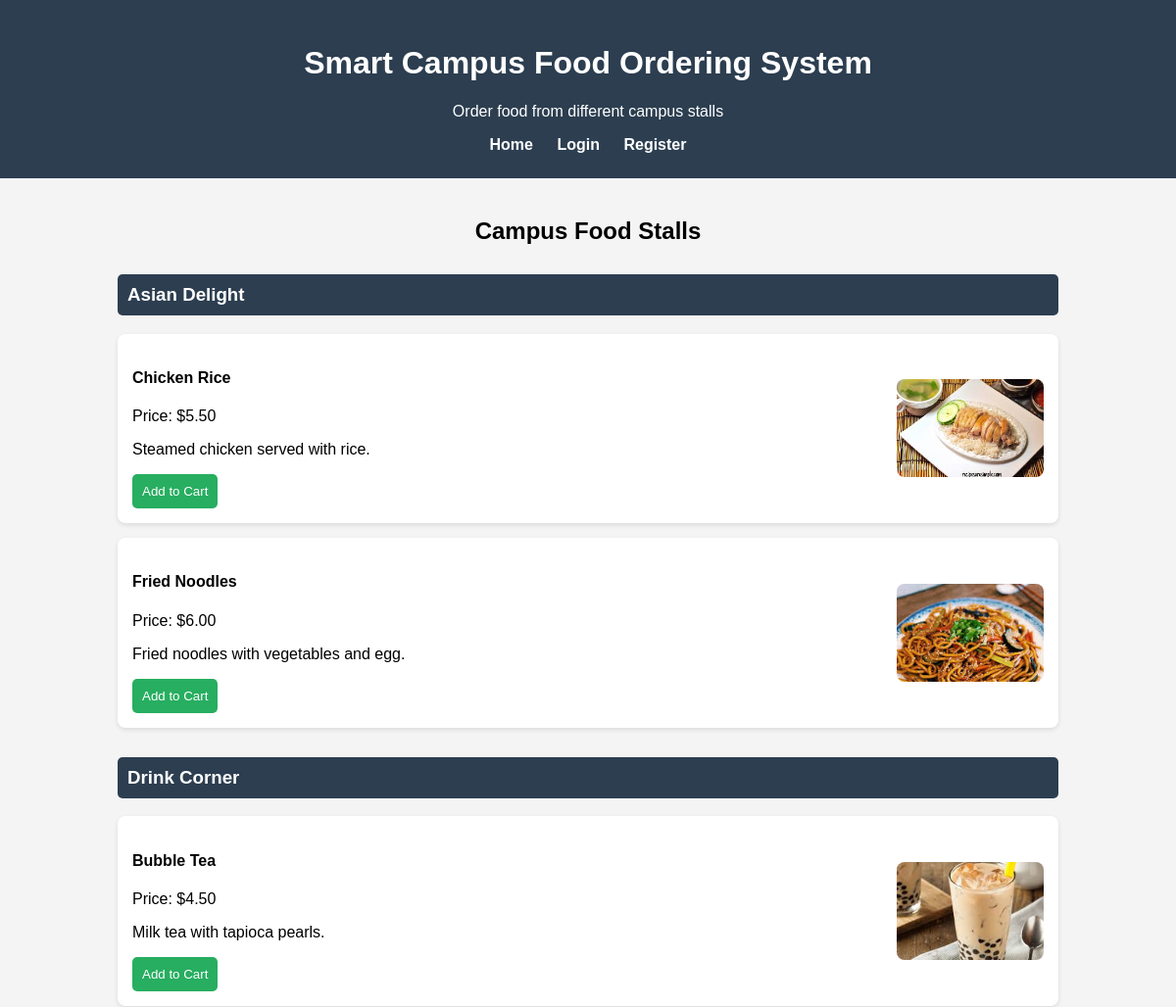
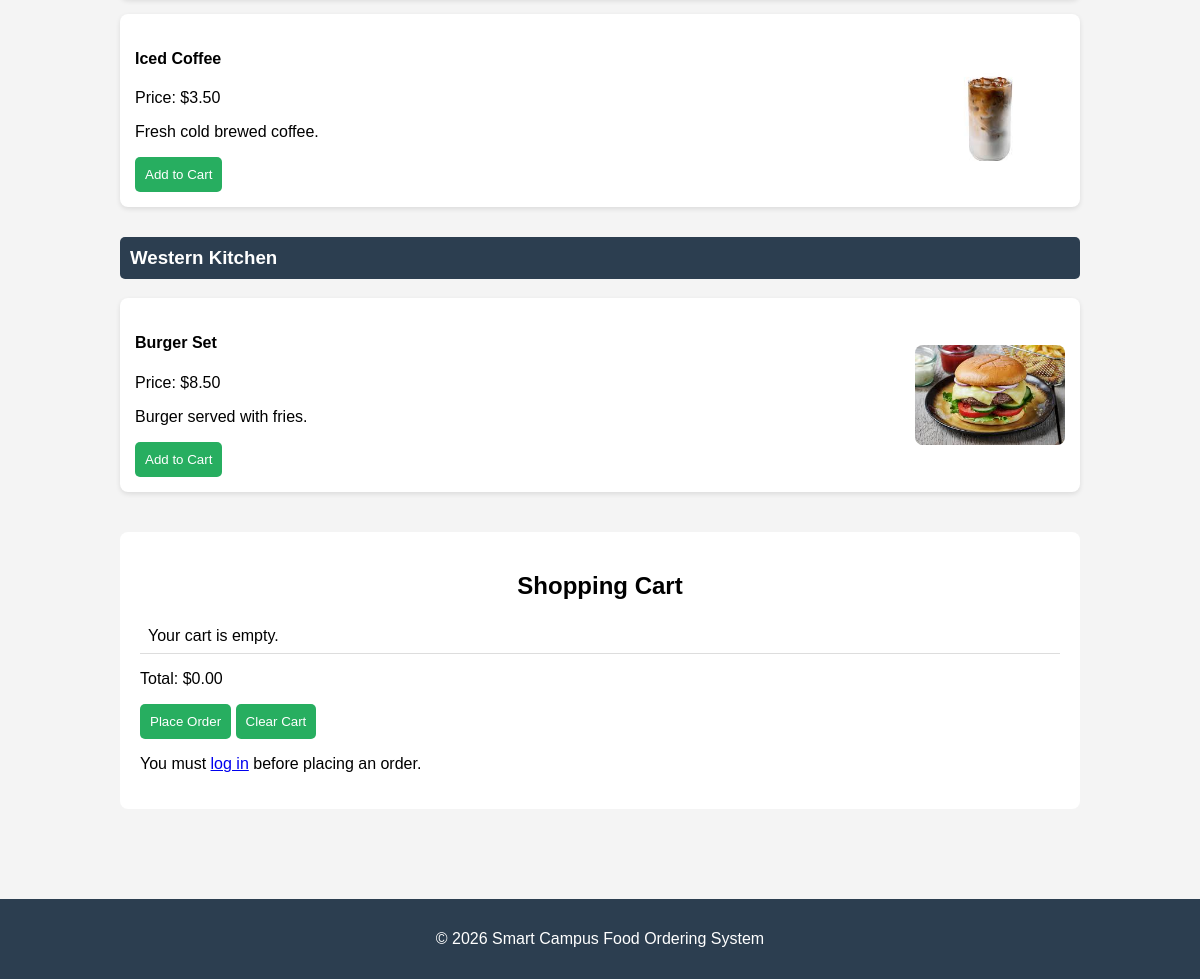
The page / on the database its author committed (2 pictures, top to bottom).
### tables this page shows
CREATE TABLE IF NOT EXISTS menu_items (
    item_id INT AUTO_INCREMENT PRIMARY KEY,
    store_id INT NOT NULL,
    item_name VARCHAR(100) NOT NULL,
    description TEXT,
    price DECIMAL(6,2) NOT NULL,
    image VARCHAR(255),
    available BOOLEAN DEFAULT TRUE,
    FOREIGN KEY (store_id) REFERENCES stores(store_id)
);

CREATE TABLE IF NOT EXISTS stores (
    store_id INT AUTO_INCREMENT PRIMARY KEY,
    store_name VARCHAR(100) NOT NULL,
    location VARCHAR(100),
    description TEXT
);

### index.php (the view, shortened to what this page needs)
<?php
require_once __DIR__ . "/db.php";
$sql = "
    SELECT
        stores.store_id,
        stores.store_name,
        menu_items.item_id,
        menu_items.item_name,
        menu_items.description,
        menu_items.price,
        menu_items.image
    FROM menu_items
    INNER JOIN stores
        ON menu_items.store_id = stores.store_id
    WHERE menu_items.available = TRUE
    ORDER BY stores.store_id, menu_items.item_id
";
$result = $conn->query($sql);
$current_store = "";
?>
<!DOCTYPE html>
<html lang="en">
<head>
    <link rel="stylesheet" href="style.css">
</head>
<body>
<header>
    <h1>Smart Campus Food Ordering System</h1>
    <p>Order food from different campus stalls</p>
    <nav>
        <a href="index.php">Home</a>
        <?php if (isset($_SESSION["user_id"])): ?>
            <span>
                Welcome,
                <?php
                echo htmlspecialchars(
                    $_SESSION["full_name"] ?? "User",
                    ENT_QUOTES,
                    "UTF-8"
                );
                ?>
            </span>
        <?php else: ?>
            <a href="login.html">Login</a>
            <a href="register.html">Register</a>
        <?php endif; ?>
    </nav>
</header>
<main>
    <section class="menu">
        <h2>Campus Food Stalls</h2>
        <?php if ($result->num_rows > 0): ?>
            <?php while ($row = $result->fetch_assoc()): ?>
                <?php
                if ($current_store !== $row["store_name"]) {
                    $current_store = $row["store_name"];
                ?>
                    <h3 class="stall-title">
                        <?php
                        echo htmlspecialchars(
                            $current_store,
                            ENT_QUOTES,
                            "UTF-8"
                        );
                        ?>
                    </h3>
                <?php
                }
                $item_id = (int) $row["item_id"];
                $price = (float) $row["price"];
                $item_name = htmlspecialchars(
                    $row["item_name"],
                    ENT_QUOTES,
                    "UTF-8"
                );
                $description = htmlspecialchars(
                    $row["description"] ?? "",
                    ENT_QUOTES,
                    "UTF-8"
                );
                $image = htmlspecialchars(
                    basename($row["image"] ?? ""),
                    ENT_QUOTES,
                    "UTF-8"
                );
                $js_item_name = json_encode(
                    $row["item_name"],
                    JSON_HEX_TAG |
                    JSON_HEX_AMP |
                    JSON_HEX_APOS |
                    JSON_HEX_QUOT
                );
                ?>
                <div class="food-item">
                    <div class="food-text">
                        <h4>
                            <?php echo $item_name; ?>
                        </h4>
                        <p>
                            Price:
                            $<?php echo number_format($price, 2); ?>
                        </p>
                        <p>
                            <?php echo $description; ?>
                        </p>
                        <button
                            type="button"
                            onclick='addToCart(
                                <?php echo $item_id; ?>,
                                <?php echo $js_item_name; ?>,
                                <?php echo $price; ?>
                            )'
                        >
                            Add to Cart
                        </button>
                    </div>
                    <?php if ($image !== ""): ?>
                        <img
                            src="images/<?php echo $image; ?>"
                            alt="<?php echo $item_name; ?>"
                        >
                    <?php endif; ?>
                </div>
            <?php endwhile; ?>
        <?php else: ?>
            <p>No menu items are currently available.</p>
        <?php endif; ?>
    </section>
    <section class="cart-section">
        <h2>Shopping Cart</h2>
        <ul id="cartList">
        </ul>
        <p id="totalPrice">
        </p>
        <button
            type="button"
            onclick="checkout()"
        >
            Place Order
        </button>
        <button
            type="button"
            onclick="clearCart()"
        >
            Clear Cart
        </button>
        <?php if (!isset($_SESSION["user_id"])): ?>
            <p>
                You must
                <a href="login.html">log in</a>
                before placing an order.
            </p>
        <?php endif; ?>
    </section>
</main>
<footer>
    <p>
        &copy; 2026 Smart Campus Food Ordering System
    </p>
</footer>
</body>
</html>

### style.css (style rules this page uses)
body { font-family: Arial, sans-serif; margin: 0; background-color: #f4f4f4; }
header { background-color: #2c3e50; color: white; text-align: center; padding: 25px; }
main { width: 80%; margin: auto; padding: 20px; }
h2 { text-align: center; }
.menu { margin-bottom: 40px; }
.stall-title { background-color: #2c3e50; color: white; padding: 10px; border-radius: 5px; margin-top: 30px; }
.food-item { background-color: white; border-radius: 8px; padding: 15px; margin-bottom: 15px; box-shadow: 0 2px 5px rgba(0,0,0,0.1); display: flex; justify-content: space-between; align-items: center; }
.food-item img { width: 150px; height: 100px; object-fit: cover; border-radius: 8px; margin-left: 20px; }
footer { background-color: #2c3e50; color: white; text-align: center; padding: 15px; margin-top: 30px; }
.cart-section { background-color: white; padding: 20px; border-radius: 8px; margin-top: 40px; margin-bottom: 40px; }
.cart-section ul { list-style-type: none; padding: 0; }
.cart-section button, .food-item button { background-color: #27ae60; color: white; border: none; padding: 10px; border-radius: 5px; cursor: pointer; }
nav { margin-top: 15px; }
nav a { color: white; text-decoration: none; margin: 0 10px; font-weight: bold; }

### rows shown on the page
menu_items: store.store_name "Asian Delight", item_name "Chicken Rice", price "5.50", description "Steamed chicken served with rice.", image (picture)
menu_items: item_name "Fried Noodles", price "6.00", description "Fried noodles with vegetables and egg.", image (picture)
menu_items: store.store_name "Drink Corner", item_name "Bubble Tea", price "4.50", description "Milk tea with tapioca pearls.", image (picture)
menu_items: item_name "Iced Coffee", price "3.50", description "Fresh cold brewed coffee.", image (picture)
menu_items: store.store_name "Western Kitchen", item_name "Burger Set", price "8.50", description "Burger served with fries.", image (picture)
